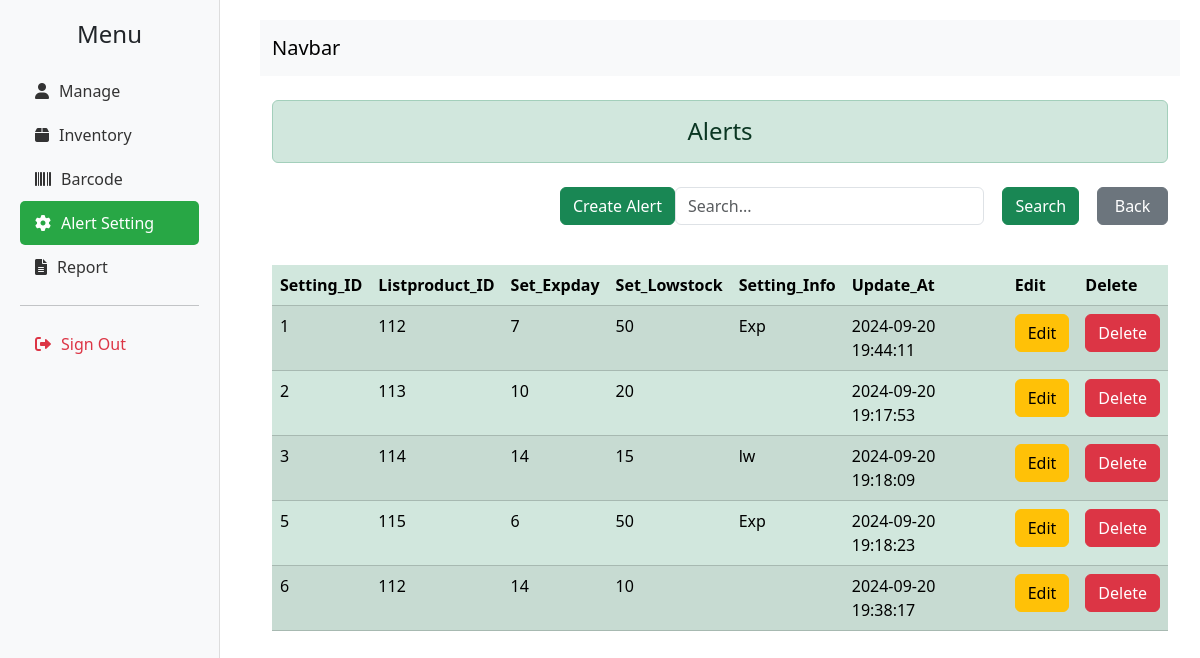
Screenshot of /jobdb/page/admin/alert_setting.php with the database file from the repository.
### tables this page shows
CREATE TABLE `alerts_setting` (
  `setting_id` int(11) NOT NULL,
  `listproduct_id` int(11) NOT NULL,
  `set_expday` int(50) NOT NULL,
  `set_lowstock` int(50) NOT NULL,
  `setting_info` text NOT NULL,
  `update_at` timestamp NOT NULL DEFAULT current_timestamp() ON UPDATE current_timestamp()
);

### jobdb/page/admin/alert_setting.php (the view, shortened to what this page needs)
<?php
try {
    $conn = new ConnectionDatabase();
    $conn = $conn->connect();
    $search = isset($_GET['search']) ? $_GET['search'] : '';
    $query = "SELECT * FROM alerts_setting WHERE setting_id LIKE ? OR set_expday LIKE ? OR set_lowstock LIKE ?";
    $stmt = $conn->prepare($query);
    $search_param = "%$search%";
    $stmt->bind_param("sss", $search_param, $search_param, $search_param);
    $stmt->execute();
    $result = $stmt->get_result();
} catch (Exception $e) {
    echo "Error: " . $e->getMessage();
    exit;
}
?>
<!doctype html>
<html lang="en">
<head>
    <link href="https://cdn.jsdelivr.net/npm/bootstrap@5.3.3/dist/css/bootstrap.min.css" rel="stylesheet">
    <link href="https://cdnjs.cloudflare.com/ajax/libs/font-awesome/6.0.0-beta3/css/all.min.css" rel="stylesheet">
</head>
<body>
    <div class="sidebar">
        <h4>Menu</h4>
        <ul class="nav flex-column">
            <li class="nav-item">
                <a class="nav-link" href="list_user.php">
                    <i class="fas fa-user"></i> Manage
                </a>
            </li>
            <li class="nav-item">
                <a class="nav-link" href="inventory.php">
                    <i class="fas fa-box"></i> Inventory
                </a>
            </li>
            <li class="nav-item">
                <a class="nav-link" href="list_barcode.php">
                    <i class="fas fa-barcode"></i> Barcode
                </a>
            </li>
            <li class="nav-item">
                <a class="nav-link active" href="alert_setting.php">
                    <i class="fas fa-cog"></i> Alert Setting
                </a>
            </li>
            <li class="nav-item">
                <a class="nav-link" href="reporting.php">
                    <i class="fas fa-file-alt"></i> Report
                </a>
            </li>
        </ul>
        <hr>
        <a href="singout.php" class="nav-link text-danger">
            <i class="fas fa-sign-out-alt"></i> Sign Out
        </a>
    </div>
    <div class="content">
        <?php include '../../components/admin/navbar.php'; ?>
        <div class="container">
            <div class="h4 text-center alert alert-success mb-4 mt-4" role="alert">Alerts</div>
            <div class="btn-group-custom">
                <a href="create_alerts.php" class="btn btn-success">Create Alert</a>
                <form action="alert_setting.php" method="get" class="d-flex align-items-center">
                    <input type="text" name="search" value="<?= htmlspecialchars($search) ?>" placeholder="Search..." class="form-control me-2">
                    <button type="submit" class="btn btn-success me-2" style="width: 100px;">Search</button>
                    <a href="alert_setting.php" class="btn btn-secondary" style="width: 100px;">Back</a>
                </form>
            </div>
            <div class="table-responsive table-container">
                <table class="table table-success table-striped table-hover">
                    <thead>
                        <tr>
                            <th>Setting_ID </th>
                            <th>Listproduct_ID</th>
                            <th>Set_Expday</th>
                            <th>Set_Lowstock</th>
                            <th>Setting_Info</th>
                            <th>Update_At</th>
                            <th>Edit</th>
                            <th>Delete</th>
                        </tr>
                    </thead>
                    <tbody>
                        <?php
                        if ($result) {
                            if ($result->num_rows > 0) {
                                while ($row = $result->fetch_assoc()) {
                        ?>
                                    <tr>
                                        <td><?= htmlspecialchars($row["setting_id"]) ?></td>
                                        <td><?= htmlspecialchars($row["listproduct_id"]) ?></td>
                                        <td><?= htmlspecialchars($row["set_expday"]) ?></td>
                                        <td><?= htmlspecialchars($row["set_lowstock"]) ?></td>
                                        <td><?= htmlspecialchars($row['setting_info']) ?></td>
                                        <td><?= htmlspecialchars($row['update_at']) ?></td>
                                        <td>
                                            <a href="edit_alerts.php?setting_id=<?= htmlspecialchars($row['setting_id']) ?>" class="btn btn-warning">Edit</a>
                                        </td>
                                        <td>
                                            <a href="delete_alerts.php?setting_id=<?= htmlspecialchars($row['setting_id']) ?>" class="btn btn-danger" onclick="return confirm('Are you sure you want to delete this alert?');">Delete</a>
                                        </td>
                                    </tr>
                        <?php
                                }
                            } else {
                                echo "<tr><td colspan='8' class='text-center'>No records found.</td></tr>";
                            }
                        } else {
                            echo "<p>Error fetching data: " . $conn->error . "</p>";
                        }
                        ?>
                    </tbody>
                </table>
            </div>
        </div>
    </div>
</body>
</html>

### jobdb/page/admin/alert_setting.php (style rules this page uses)
body { display: flex; flex-direction: row; margin: 0; }
.sidebar { width: 220px; height: 100vh; background-color: #f8f9fa; padding: 20px; border-right: 1px solid #ddd; position: fixed; top: 0; left: 0; overflow-y: auto; z-index: 1000; }
.sidebar h4 { text-align: center; margin-bottom: 20px; }
.sidebar .nav-link { color: #333; display: flex; align-items: center; padding: 10px 15px; border-radius: 5px; transition: background-color 0.3s; }
.sidebar .nav-link.active { background-color: #28a745; color: white; }
.sidebar .nav-link i { margin-right: 10px; }
.content { margin-left: 240px; padding: 20px; width: calc(100% - 240px); overflow-x: auto; }
.table-container { margin-top: 40px; }
.btn-group-custom { display: flex; justify-content: flex-end; align-items: center; margin-bottom: 15px; }
.btn-group-custom .btn { margin-left: 10px; }

### rows the page displays
alerts_setting: setting_id "1", listproduct "112", set_expday "7", set_lowstock "50", setting_info "Exp", update_at "2024-09-20 19:44:11"
alerts_setting: setting_id "2", listproduct "113", set_expday "10", set_lowstock "20", update_at "2024-09-20 19:17:53"
alerts_setting: setting_id "3", listproduct "114", set_expday "14", set_lowstock "15", setting_info "lw", update_at "2024-09-20 19:18:09"
alerts_setting: setting_id "5", listproduct "115", set_expday "6", set_lowstock "50", setting_info "Exp", update_at "2024-09-20 19:18:23"
alerts_setting: setting_id "6", listproduct "112", set_expday "14", set_lowstock "10", update_at "2024-09-20 19:38:17"
